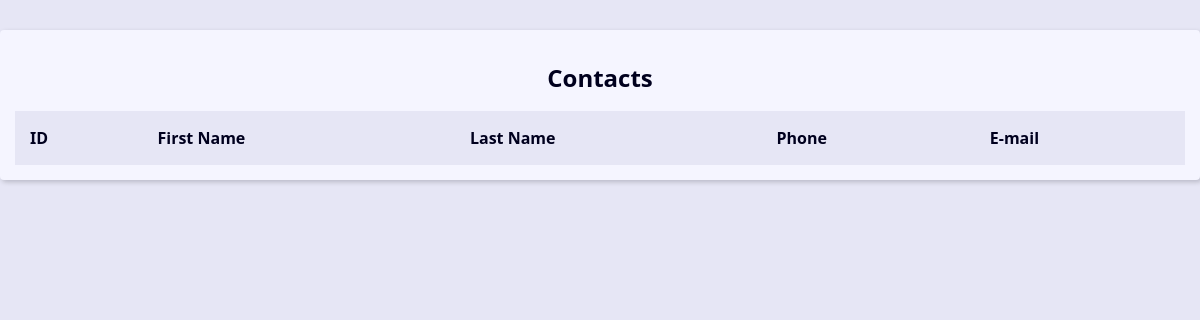
Before: / with the older database file.
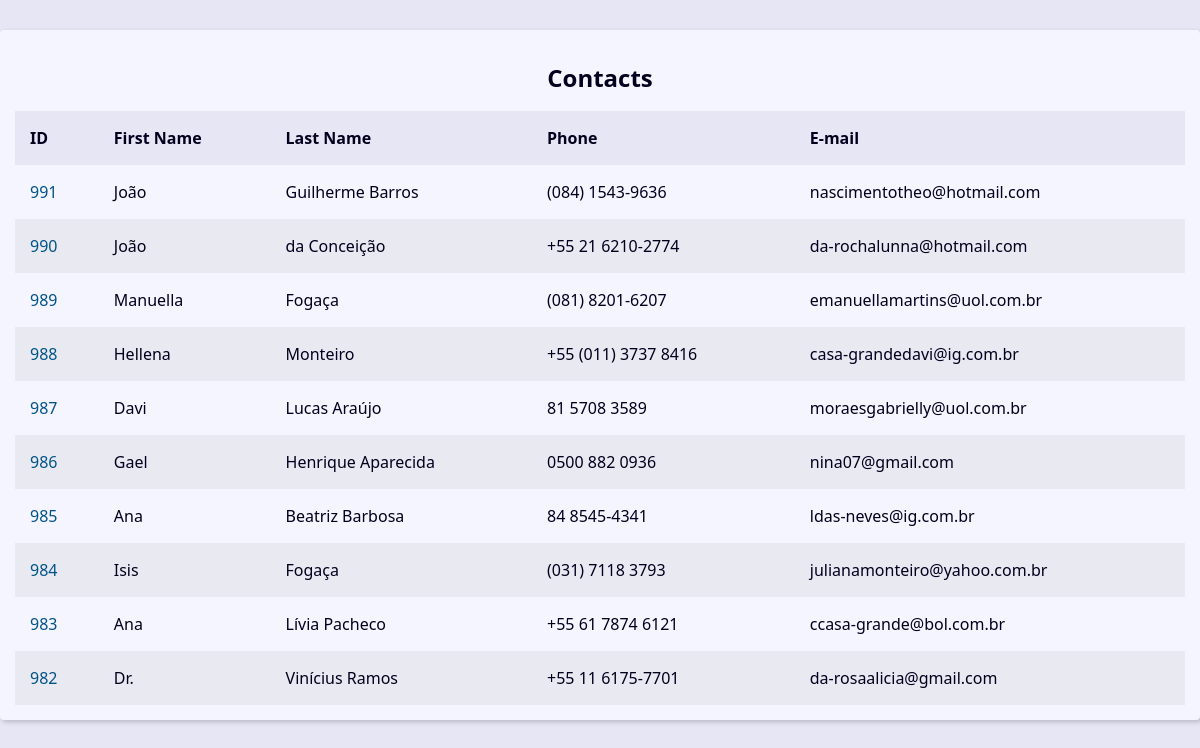
After: the same page with the newer database file.
### contact/models.py (models this page shows, shortened)
class Contact(models.Model):
    first_name = models.CharField(max_length=50)
    last_name = models.CharField(max_length=50)
    phone = models.CharField(max_length=50)
    email = models.EmailField(max_length=254, blank=True)
    created_date = models.DateTimeField(default=timezone.now)
    description = models.TextField(blank=True)
    show = models.BooleanField(default=True)
    picture = models.ImageField(blank=True, upload_to='pictures/%Y/%m/')
    category = models.ForeignKey(
        Category,
        on_delete=models.SET_NULL,
        blank=True,
        null=True
        )
    owner = models.ForeignKey(
        User,
        on_delete=models.SET_NULL,
        blank=True,
        null=True
    )

### contact/views/contact_views.py (the view)
# urls.py: path('', views.index, name='index'),
def index(request):
    contacts = Contact.objects \
        .filter(show=True)\
        .order_by('-id')[10:20]
    context = {
        'contacts': contacts,
    }
    return render(
        request,
        'contact/index.html',
        context
    )

### contact/templates/contact/index.html
{% extends 'global/base.html' %}
{% block content %}
  <div class="responsive-table">
    <table class="contacts-table">
      <caption class="table-caption ">
        Contacts
      </caption>
      <thead>
        <tr class="table-row table-row-header">
          <th class="table-header">ID</th>
          <th class="table-header">First Name</th>
          <th class="table-header">Last Name</th>
          <th class="table-header">Phone</th>
          <th class="table-header">E-mail</th>
        </tr>
      </thead>
      <tbody>
        {% for contact in contacts %}
          <tr class="table-row">
            <td class="table-cel">
              <a class="table-link" href="#">
                {{ contact.id }}
              </a>
            </td>
            <td class="table-cel">
              {{ contact.first_name }}
            </td>
            <td class="table-cel">
              {{ contact.last_name }}
            </td>
            <td class="table-cel">
              {{ contact.phone }}
            </td>
            <td class="table-cel">
              {{ contact.email }}
            </td>
          </tr>
        {% endfor %}
      </tbody>
    </table>
  </div>
{% endblock content %}

### base_templates/global/base.html (shortened to what this page needs)
{% load static %}<!DOCTYPE html>
<html lang="en">
<head>
  <link rel="stylesheet" href="{% static 'global/css/style.css' %}">
</head>
<body>
  <main class="content">
    {% block content %}{% endblock content %}
  </main>
</body>
</html>

### base_static/global/css/style.css (style rules this page uses)
:root { --spacing: 1.5rem; --link-dark-color: rgb(0, 83, 134); --link-light-color: rgb(156, 217, 255); --clr-white: rgb(245, 245, 255); --clr-black: rgb(0, 0, 30); --clr-light-gray: rgb(230, 230, 245); --clr-dark-shadow-5: rgba(0, 0, 10, 5%); --clr-dark-shadow-10: rgba(0, 0, 10, 10%); --clr-dark-shadow-20: rgba(0, 0, 10, 20%); --clr-light-shadow-5: rgba(200, 200, 255, 5%); --clr-light-shadow-10: rgba(200, 200, 255, 10%); --clr-light-shadow-20: rgba(200, 200, 255, 20%); --main-page-width: 120rem; --table-min-width: 60rem; --biggest-font-size: 5rem; --bigger-font-size: 4rem; --big-font-size: 3.2rem; --medium-font-size: 2.4rem; --small-font-size: 1.6rem; --smaller-font-size: 1.4rem; --smallest-font-size: 1.2rem; --transition-fast: 300ms; --transition-medium: 600ms; --transition-slow: 1s; --default-border-radius: 4px; }
*, *::before, *::after { margin: 0; padding: 0; box-sizing: border-box; }
html { font-size: 62.5%; }
body { font-family: system-ui, -apple-system, BlinkMacSystemFont, 'Segoe UI', Roboto, Oxygen, Ubuntu, Cantarell, 'Open Sans', 'Helvetica Neue', sans-serif; line-height: 1.5; font-size: var(--small-font-size); color: var(--clr-black); -webkit-font-smoothing: antialiased; background: var(--clr-light-gray); }
.content { max-width: var(--main-page-width); margin: calc(var(--spacing) * 2) auto; padding: var(--spacing); background: var(--clr-white); box-shadow: 2px 2px 5px var(--clr-dark-shadow-20); border-radius: var(--default-border-radius); }
.responsive-table { width: 100%; overflow-x: auto; }
.contacts-table { width: 100%; min-width: var(--table-min-width); border-collapse: collapse; }
.table-caption { font-size: var(--medium-font-size); font-weight: bold; padding: var(--spacing); }
.table-row { text-align: left; text-overflow: ellipsis; transition: background-color var(--transition-fast) ease-in-out; }
.table-row:nth-of-type(2n) { background: var(--clr-dark-shadow-5); }
.table-row-header { background: var(--clr-light-gray); color: var(--clr-black); }
.table-cel, .table-header { padding: var(--spacing); }
.table-link { color: var(--link-dark-color); transition: color var(--transition-fast) ease-in-out; text-decoration: none; }

Changed rows visible on the page:
added Contact: id "991", first_name "João", last_name "Guilherme Barros", phone "(084) 1543-9636", email "nascimentotheo@hotmail.com"
added Contact: id "990", first_name "João", last_name "da Conceição", phone "+55 21 6210-2774", email "da-rochalunna@hotmail.com"
added Contact: id "989", first_name "Manuella", last_name "Fogaça", phone "(081) 8201-6207", email "emanuellamartins@uol.com.br"
added Contact: id "988", first_name "Hellena", last_name "Monteiro", phone "+55 (011) 3737 8416", email "casa-grandedavi@ig.com.br"
added Contact: id "987", first_name "Davi", last_name "Lucas Araújo", phone "81 5708 3589", email "moraesgabrielly@uol.com.br"
added Contact: id "986", first_name "Gael", last_name "Henrique Aparecida", phone "0500 882 0936", email "nina07@gmail.com"
added Contact: id "985", first_name "Ana", last_name "Beatriz Barbosa", phone "84 8545-4341", email "ldas-neves@ig.com.br"
added Contact: id "984", first_name "Isis", last_name "Fogaça", phone "(031) 7118 3793", email "julianamonteiro@yahoo.com.br"
added Contact: id "983", first_name "Ana", last_name "Lívia Pacheco", phone "+55 61 7874 6121", email "ccasa-grande@bol.com.br"
added Contact: id "982", first_name "Dr.", last_name "Vinícius Ramos", phone "+55 11 6175-7701", email "da-rosaalicia@gmail.com"
